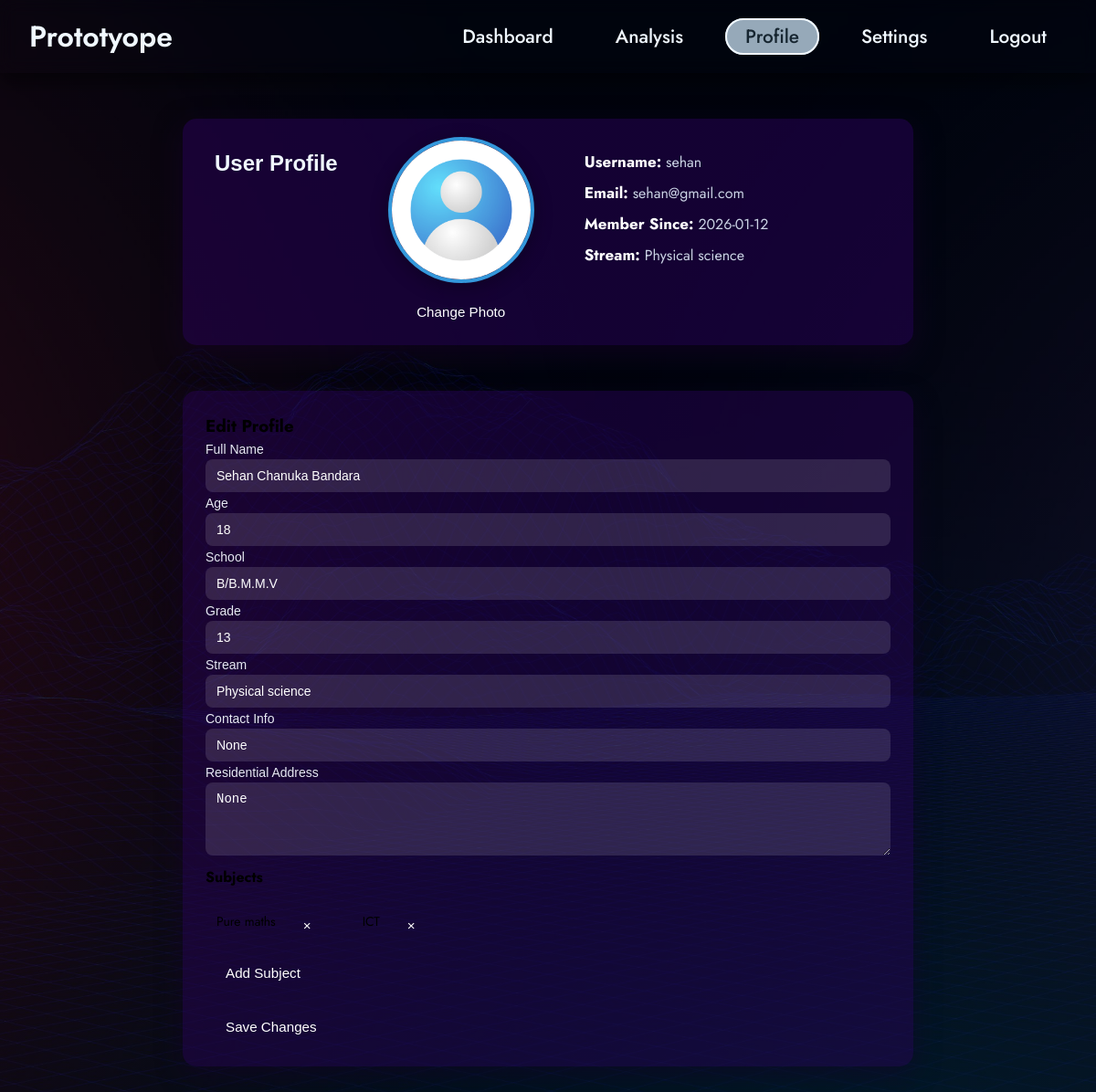
The page /profile (signed in) on the database as committed earlier.
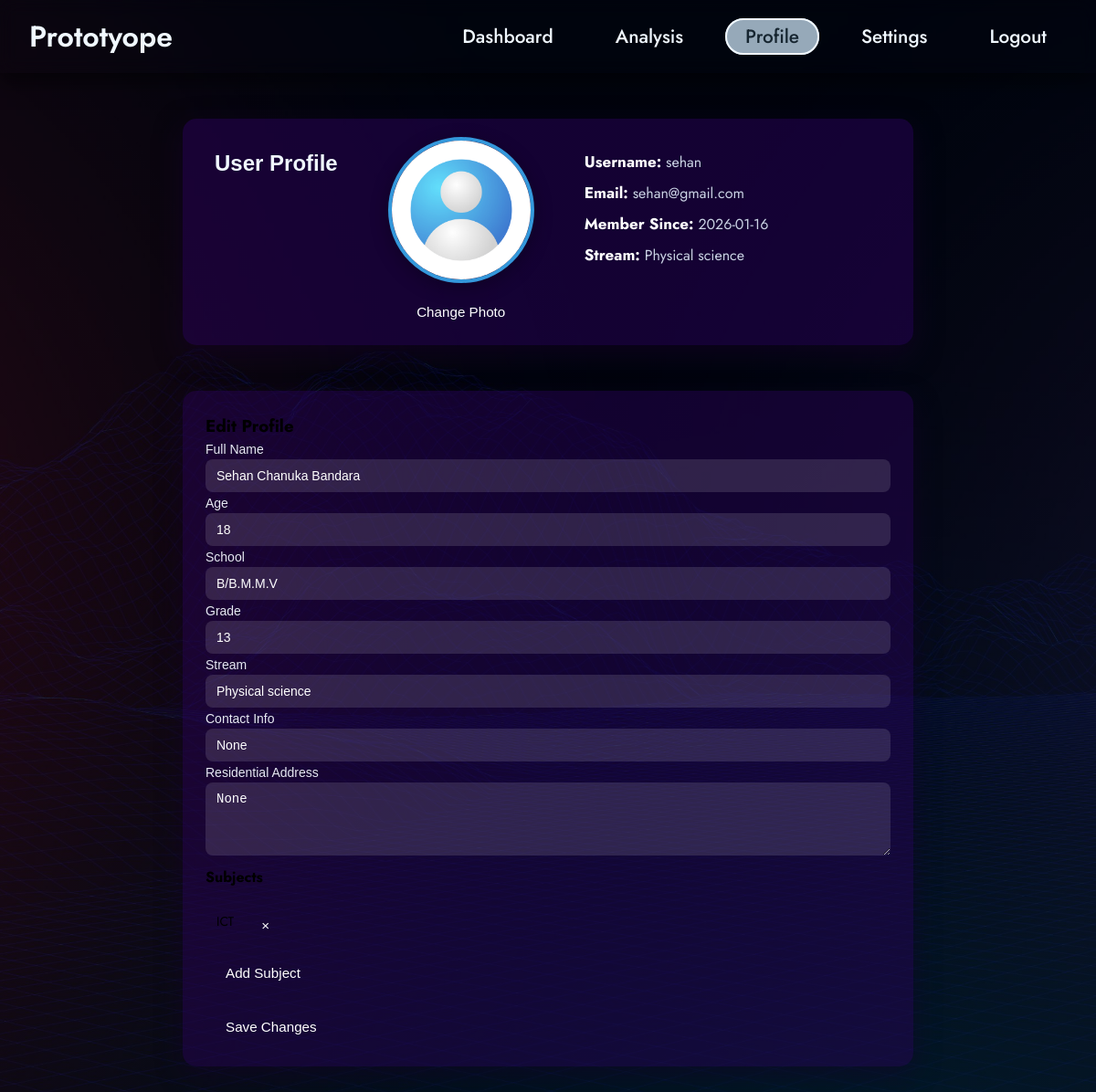
The same page on the database as committed later.
### tables this page shows
CREATE TABLE users (
            id INTEGER PRIMARY KEY AUTOINCREMENT,
            username TEXT UNIQUE,
            email TEXT UNIQUE,
            password TEXT,
            created_at TEXT DEFAULT (datetime('now')),
            is_verified INTEGER,
            verification_token TEXT,
            token_expires_at TEXT
        );

CREATE TABLE user_profile (
            id INTEGER PRIMARY KEY AUTOINCREMENT,
            username TEXT UNIQUE,
            full_name TEXT,
            age INTEGER,
            school TEXT,
            grade TEXT,
            stream TEXT,
            contact_info TEXT,
            address TEXT,
            FOREIGN KEY (username) REFERENCES users(username)
        );

CREATE TABLE user_subjects (
            id INTEGER PRIMARY KEY AUTOINCREMENT,
            username TEXT NOT NULL,
            subject TEXT NOT NULL,
            FOREIGN KEY(username) REFERENCES users(username));

### app/main.py (the view)
@app.get("/profile", response_class=HTMLResponse)
async def profile(
    request: Request,
    user = Depends(get_current_user)
):
    if not user:
        return RedirectResponse("/login", status_code=303)
    username, email, created_at = user
    created_date = created_at.split(" ")[0]
    conn = sqlite3.connect(DB_PATH)
    cursor = conn.cursor()
    cursor.execute("""
        SELECT full_name, age, school, grade, stream, contact_info, address
        FROM user_profile
        WHERE username = ?
    """, (username,))
    profile_data = cursor.fetchone()
    cursor.execute("""
        SELECT subject
        FROM user_subjects
        WHERE username = ?
    """, (username,))
    subjects = [row[0] for row in cursor.fetchall()]
    conn.close()
    return templates.TemplateResponse(
        "sections/profile.html",
        {
            "request": request,
            "username": username,
            "email": email,
            "created_at": created_date,
            "profile": profile_data,
            "subjects": subjects
        }
    )

### templates/sections/profile.html (shortened to what this page needs)
<!DOCTYPE html>
<html lang="en">
<head>
    <link rel="stylesheet" href="{{ url_for('static', path='css/profile.css') }}">
    <link rel="stylesheet" href="{{ url_for('static', path='css/navbar.css') }}">
</head>
<body>
    {% include 'dashboard/navbar.html' %}
    <div class="profile-container">
        <h2>User Profile</h2>
        <div class="profile-photo">
            <img src="{{ url_for('static', path='profile.jpg') }}" alt="Profile Photo">
            <button onclick="document.getElementById('profile-upload').click()">Change Photo</button>
        </div>
        <div class="profile-details">
            <p><strong>Username:</strong> {{ username }}</p>
            <p><strong>Email:</strong> {{ email }}</p>
            <p><strong>Member Since:</strong> {{ created_at }}</p>
            <p><strong>Stream:</strong> {{ profile[4] if profile else 'Null' }}</p>
        </div>
    </div>
    <div class="upload-section">
        <h3>Edit Profile</h3>
        <form id="profile-form">
            <div class="form-group">
                <label>Full Name</label>
                <input type="text" name="full_name" value="{{ profile[0] if profile else '' }}" required>
                <label>Age</label>
                <input type="number" name="age" value="{{ profile[1] if profile else '' }}" required>
                <label>School</label>
                <input type="text" name="school" value="{{ profile[2] if profile else '' }}">
                <label>Grade</label>
                <input type="text" name="grade" value="{{ profile[3] if profile else '' }}">
                <label>Stream</label>
                <input type="text" name="stream" value="{{ profile[4] if profile else '' }}">
                <label>Contact Info</label>
                <input type="text" name="contact_info" value="{{ profile[5] if profile else '' }}">
                <label>Residential Address</label>
                <textarea name="address">{{ profile[6] if profile else '' }}</textarea>
            </div>
            <div class="form-group">
            <h4>Subjects</h4>
            <div class="subject-chips">
                {% for sub in subjects %}
                    <div class="subject-chip">
                        <span>{{ sub }}</span>
                        <button type="button" onclick="removeSubject(this)">×</button>
                    </div>
                {% endfor %}
            </div>
            <button type="button" onclick="addSubject()" class="add-subject-btn">
                Add Subject
            </button>
            </div>
            <button type="submit" class="save-btn">Save Changes</button>
        </form>
    </div>
</body>
</html>

### templates/dashboard/navbar.html (shortened to what this page needs)
<nav class="top-nav-bar">
  <div class ="navbar-container">
    <a href="#" class="navbar-logo">Prototyope</a>
    <ul class="navbar-menu">
      <li><a href="{{ url_for('dashboard') }}" class="{% if request.url.path == '/dashboard' %}active{% endif %}">Dashboard</a></li>
      <li><a href="#">Analysis</a></li>
      <li><a href="{{ url_for('profile') }}" class="{% if request.url.path == '/profile'%}active{% endif %}">Profile</a></li>
      <li><a href="#">Settings</a></li>
      <li><a href="{{ url_for('logout') }}" class="{% if request.url.path == '/logout' %}{% endif %}">Logout</a></li>
    </ul>
  </div>
</nav>

### static/css/profile.css (style rules this page uses)
* { margin: 0; padding: 0; box-sizing: border-box; }
h2 { font-family: 'Franklin Gothic Medium', 'Arial Narrow', Arial, sans-serif; margin: 10px; padding: 5px; color: aliceblue; }
.profile-container { display: flex; flex-direction: row; align-items: flex-start; justify-content: flex-start; gap: 40px; padding: 20px; margin: 50px auto; background: rgba(40, 1, 90, 0.5); border-radius: 15px; box-shadow: 0 10px 30px rgba(23, 0, 44, 0.5); max-width: 800px; }
.add-subject-btn { padding: 8px 14px; border-radius: 25px; background: transparent; color: white; border: 2px solid aliceblue; cursor: pointer; transition: 0.3s; }
button { padding: 6px 12px; border-radius: 6px; cursor: pointer; }
.profile-details { margin: 10px; padding: 5px; }
.profile-photo { display: flex; flex-direction: column; align-items: center; gap: 15px; }
.profile-photo img { width: 160px; height: 160px; border-radius: 50%; border: 4px solid #3498db; object-fit: cover; box-shadow: 0 5px 20px rgba(0,0,0,0.3); transition: transform 0.2s ease, box-shadow 0.2s ease; }
.profile-photo button { background-color: transparent; color: white; padding: 8px 18px; border-radius: 25px; border: none; cursor: pointer; font-size: 0.95rem; transition: background-color 0.3s ease; }
.profile-details { display: flex; flex-direction: column; gap: 10px; }
.profile-details p { font-size: 16px; color: #cbd4e5; }
.profile-details p strong { color: #ffffff; font-size: 17px; }
.upload-section { max-width: 800px; margin: 20px auto 50px auto; padding: 25px; background: rgba(40, 1, 90, 0.45); border-radius: 15px; box-shadow: 0 10px 30px rgba(23, 0, 44, 0.45); }
.upload-section form { display: flex; flex-direction: column; gap: 12px; }
.upload-section label { font-size: 14px; color: #e6e9f2; font-family: 'Franklin Gothic Medium', 'Arial Narrow', Arial, sans-serif; }
.subject-chips { display: flex; flex-wrap: wrap; gap: 10px; margin-top: 8px; }
.subject-chip { display: flex; align-items: center; gap: 8px; padding: 6px 12px; border-radius: 20px; border: 1px solid rbga(255, 255, 255, 0.4); font-size: 14px; }
.subject-chip button { background: none; border: none; font-size: 16px; cursor: pointer; line-height: 1; }
.upload-section input, .upload-section textarea { padding: 10px 12px; border-radius: 8px; border: none; outline: none; font-size: 14px; background: rgba(255, 255, 255, 0.12); color: #ffffff; width: 100%; display: block; }
.upload-section textarea { resize: vertical; min-height: 80px; }
.upload-section button { margin-top: 10px; align-self: flex-start; padding: 10px 22px; font-size: 0.95rem; border-radius: 25px; border: none; cursor: pointer; background: transparent; color: white; transition: background-color 0.3s ease, color 0.3s ease; }

### static/css/navbar.css (style rules this page uses)
* { margin: 0; padding: 0; box-sizing: border-box; }
body { font-family: 'Jost', sans-serif; min-height: 100vh; min-height: 100vh; width: 100%; background: linear-gradient( rgba(0, 0, 0, 0.65), rgba(0, 0, 0, 0.65) ), url("/static/demoback.jpg"); background-size: cover; background-position: center; background-repeat: no-repeat; }
.top-nav-bar { display: flex; align-items: center; justify-content: center; height: 80px; width: 100%; position: sticky; top: 0; background: transparent; box-shadow: 0 10px 20px rgba(0, 0, 0, 0.5); backdrop-filter: blur(10px); z-index: 999; }
.navbar-container { display: flex; align-items: center; justify-content: space-between; width: 100%; padding: 0 2rem; max-width: 1600px; }
.navbar-logo { font-size: 2rem; font-weight: 600; color: aliceblue; text-decoration: none; cursor: pointer; }
.navbar-container .navbar-menu { display: flex; text-align: center; gap: 1.5rem; list-style: none; }
.navbar-container .navbar-menu li a { text-decoration: none; color: aliceblue; font-size: 1.3rem; font-weight: 500; padding:3px 20px; border-radius: 20px; border: 2px solid transparent; transition: all 0.7s ease; white-space: nowrap; }
.navbar-container .navbar-menu li a:hover, .navbar-container .navbar-menu li a.active { background-color: rgba(188, 212, 229, 0.8); color: #162530; border: 2px solid aliceblue; }

Rows that differ between the two databases and show on the page:
removed user_subjects: subject "Pure maths"
changed user_profile "Physical science": contact_info "None" → (not shown); address "None" → (not shown)
added user_subjects: subject "ICT"
Other text that changed with them:
{{ created_at }}: "2026-01-12" → "2026-01-16"
form field contact_info: (not shown) → "None"
form field address: (not shown) → "None"
